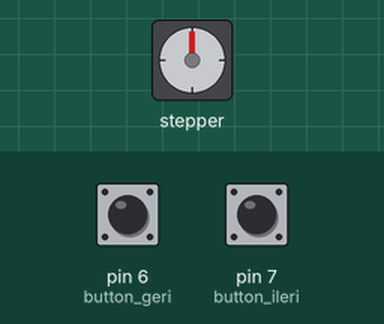
The sketch below on a simulated Arduino Uno, built with avr-gcc and run on an emulated ATmega328P. On the bench: stepper motor. The test bench sets the inputs (shaded band); at power-on: pin 6 (button_geri) LOW, pin 7 (button_ileri) LOW. Stepper angles assume 2048 steps per turn.

Above: at 2.8 s.
2.9 s: pin 6 (button_geri) pulled HIGH for 3.2 s
At 3.8 s:
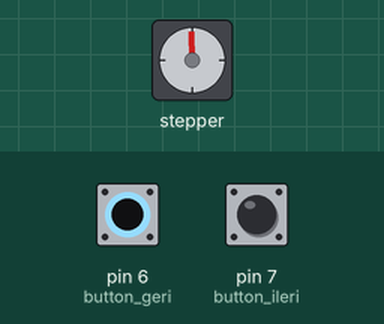
7.6 s: pin 7 (button_ileri) pulled HIGH for 1.2 s
At 8.7 s:
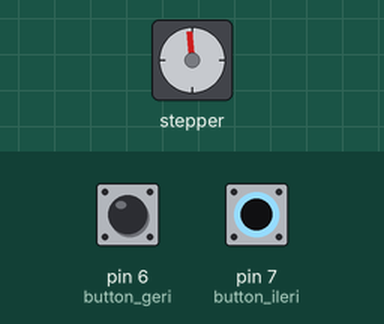
10.3 s: pin 6 (button_geri) pulled HIGH for 1.2 s
At 11.8 s:
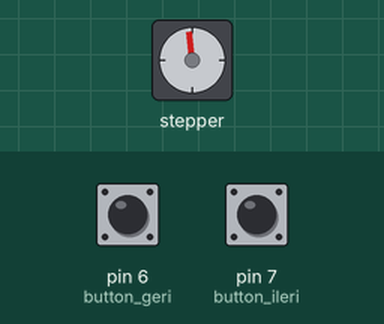
13.0 s: pin 6 (button_geri) driven HIGH
At 16.8 s:
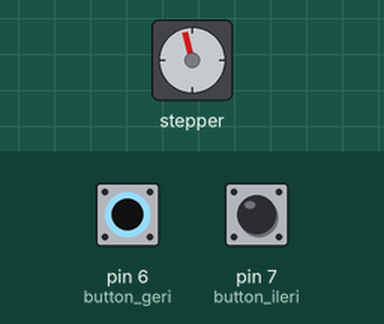
17.1 s: pin 6 (button_geri) driven LOW
At 17.7 s:
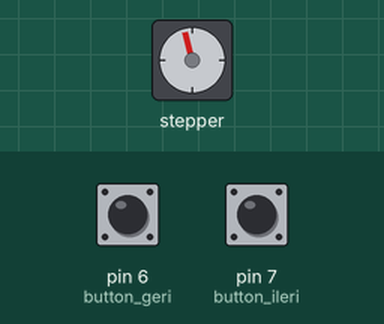
18.6 s: pin 7 (button_ileri) pulled HIGH for 3.2 s
At 20.1 s:
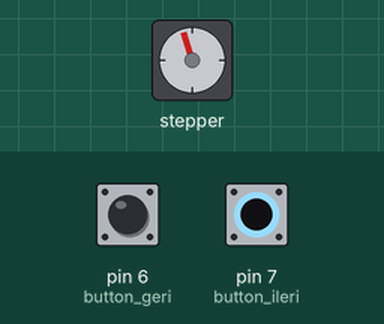
Timing chart, 0 to 23.1 s (numbered marks = the images above; inputs shaded):
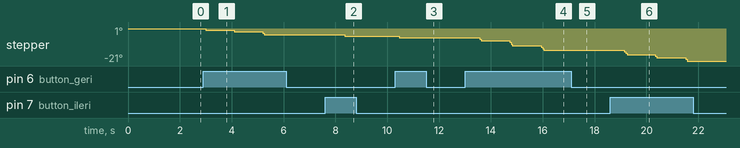

Measured:
- after the input at 17.1 s, stepper: stays -14° (without the input it goes to -15° after 0.04 s)

The sketch:

tekstep_mega_deneme.ino
```cpp
#include <Stepper.h>


int stepPin0=9;   //
int stepPin1=10;  //1.step motorun pin bağlantısı
int stepPin2=11;  //
int stepPin3=12;  //


int steppos ;
int button_ileri =7;
int button_geri =6 ;


Stepper stepmotor1(32,stepPin0,stepPin1,stepPin2,stepPin3);    //1,motor


//stepmotor nesnesi üretildi
//ve Step motorun bir tam turu 32 parçaya(step) bölündü
//dolayısıyla her bir stepte motor 360/11,25=32derece dönecek

void setup() {

pinMode(stepPin0,OUTPUT);
pinMode(stepPin1,OUTPUT);
pinMode(stepPin2,OUTPUT);
pinMode(stepPin3,OUTPUT);


stepmotor1.setSpeed(200); //1,motorun rpm hızı=50


  Serial.begin(9600);
}

void loop() {

 if(digitalRead(button_ileri) == HIGH ) {           //
 steppos=steppos + 3 ;                              //
  stepmotor1.step(steppos);                              //
  delay(50);                                        //      1.STEP MOTOR
                  }                                 //        KONTROLÜ
  if(digitalRead(button_geri) == HIGH ) {
  steppos=steppos - 3 ;                             //
  stepmotor1.step(steppos);                              //
  delay(50);                                        //
                  }                                 //


 delay(1000);

}
```
